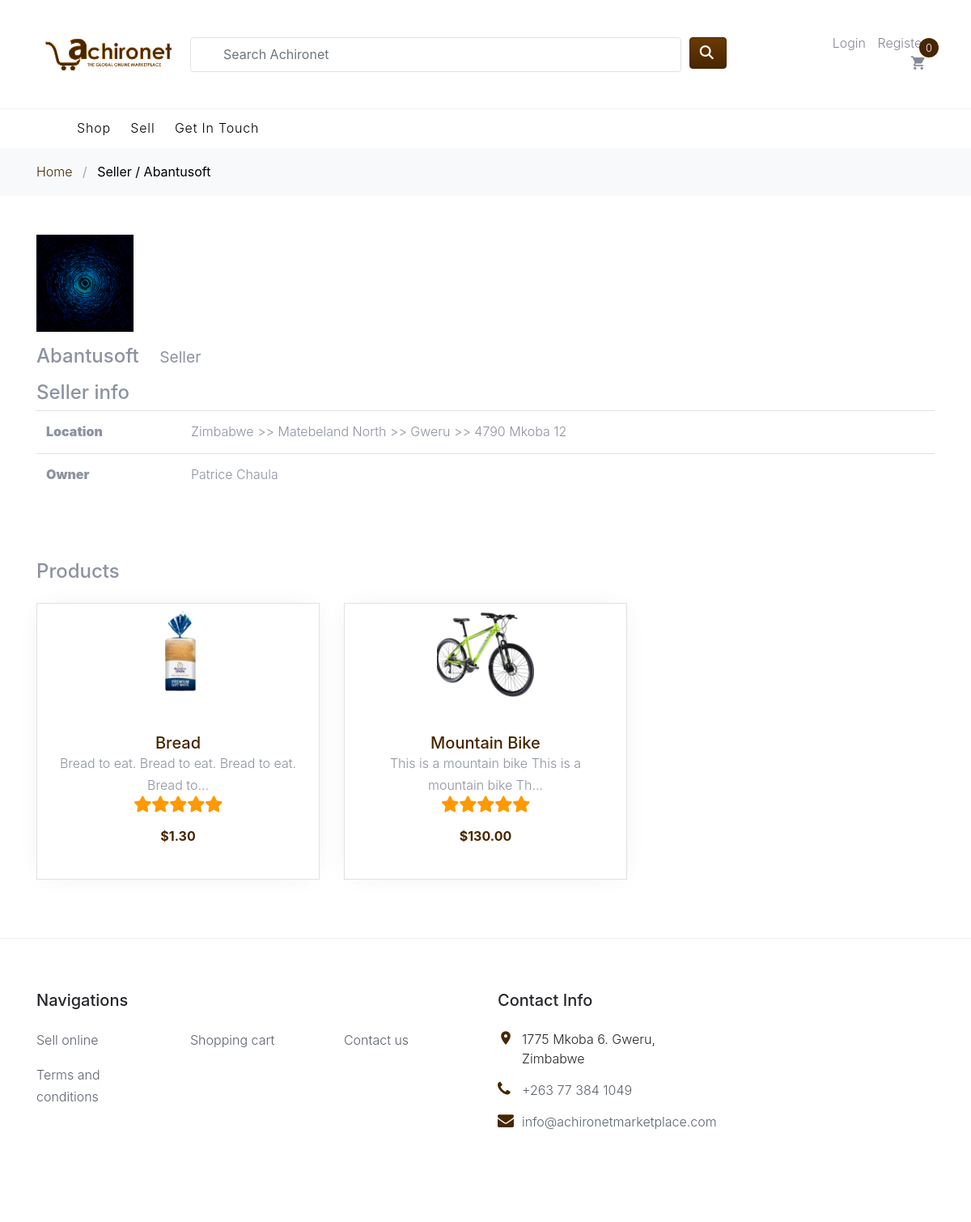
The page /users/seller-profile/1/ on the database its author committed.
### users/models.py (models this page shows, shortened)
class SellerProfile(models.Model):
    user = models.OneToOneField(
        User, null=True, blank=True, on_delete=models.CASCADE)
    tradename = models.CharField(max_length=45)
    firstname = models.CharField(max_length=45)
    lastname = models.CharField(max_length=45)
    company_name = models.CharField(max_length=90, blank=True)
    website = models.URLField(max_length=200, blank=True)
    phone_number = PhoneNumberField()
    email = models.EmailField(max_length=254)
    city = models.CharField(max_length=45)
    country = models.CharField(max_length=90)
    state = models.CharField(max_length=90)
    address = models.CharField(max_length=255)
    review_group = models.ForeignKey(
        'RequestReviewGroup', null=True, blank=True, on_delete=models.SET_NULL)
    brand_logo = models.OneToOneField(
        "Photo", null=True, blank=True, on_delete=models.SET_NULL)
    created = models.DateTimeField(auto_now_add=True)

class Photo(models.Model):
    file = models.ImageField(upload_to=RandomFileName("profile-images"), blank=True)
    description = models.CharField(max_length=255, blank=True)
    uploaded_at = models.DateTimeField(auto_now_add=True)
    class Meta:
        verbose_name = 'photo'
        verbose_name_plural = 'photos'

### shop/models.py (models this page shows, shortened)
class Product(models.Model):
    objects = ProductQuerySet.as_manager()
    category = models.ForeignKey(Category, related_name='products',
                                 on_delete=models.CASCADE)
    name = models.CharField(max_length=200, db_index=True)
    slug = models.SlugField(max_length=200, db_index=True)
    description = models.TextField(max_length=500)
    price = models.DecimalField(max_digits=10, decimal_places=2)
    available = models.BooleanField(default=True)
    published = models.BooleanField(default=False)
    created = models.DateTimeField(auto_now_add=True)
    updated = models.DateTimeField(auto_now=True)
    stock = models.IntegerField()
    search_keywords = models.CharField(max_length=500, blank=True)
    seller = models.ForeignKey(
        SellerProfile, related_name='stock', on_delete=models.CASCADE, null=True)
    class Meta:
        ordering = ('name',)
        index_together = (('id', 'slug'),)
    def get_absolute_url(self):
        return reverse('shop:product_detail', args=[self.id, self.slug])
    def get_short_description(self):
        return self.description[:50] + "..."
    def get_average_review(self):
        total = sum(review.score for review in self.review_set.all())
        avg = 0
        try:
            avg = (total / self.review_set.all().count())
        except ZeroDivisionError:
            avg = 0
        return int(avg)
    def get_rating_html(self):
        colored_stars = self.get_average_review()
        uncolored_stars = 5 - colored_stars
        colored_stars_string = ""
        uncolored_stars_string = ""
        counter = 0
        for i in range(1, colored_stars+1):
            colored_stars_string += '<span><input type="radio" name="rating" id="str{0}" value="{0}"><label style="color:#F90" id="label{0}" for="str{0}"><i class="fas fa-star"></i></label></span>'.format(
                i)
        for i in range(colored_stars+1, 6):
            uncolored_stars_string += '<span><input type="radio" name="rating" id="str{0}" value="{0}"><label id="label{0}" for="str{0}"><i class="fas fa-star"></i></label></span>'.format(
                i)
        return '<div class="product-rating">' + colored_stars_string + uncolored_stars_string + '</div>'

class ProductImage(models.Model):
    file = models.ImageField(
        upload_to=RandomFileName("product-images"), blank=True)
    description = models.CharField(max_length=255, blank=True)
    uploaded_at = models.DateTimeField(auto_now_add=True)
    product = models.ForeignKey(
        "Product", on_delete=models.CASCADE, related_name="images", null=True, blank=True)
    class Meta:
        verbose_name = 'image'
        verbose_name_plural = 'images'

class Review(models.Model):
    your_message = models.TextField(max_length=4000)
    score = models.IntegerField(
        validators=[
            MaxValueValidator(5),
            MinValueValidator(0)
        ]
    )
    created = models.DateTimeField(auto_now_add=True)
    product = models.ForeignKey(Product, on_delete=models.CASCADE)
    user_profile = models.ForeignKey(
        Profile, null=True, on_delete=models.SET_NULL)

### users/views.py (the view)
class SellerProfileView(DetailView):
    model = SellerProfile
    template_name = "users/seller_profile.html"
    context_object_name = 'seller'
    def get_context_data(self, **kwargs):
        context = super().get_context_data(**kwargs)
        context['products'] = self.object.stock.all()
        try:
            if self.request.user.sellerprofile == self.object:
                context['can_edit'] = True
        except Exception:
            pass
        return context

### users/templates/users/seller_profile.html (shortened to what this page needs)
{% extends "./base.html" %}
{% load static %}
{% load crispy_forms_tags %}
{% block view_name %}
   Seller / {{seller.tradename}}
{% endblock %}
{% block content %}
<div class="container">
    <div class="row py-5">
        <div class="col-xs-12 col-sm-12">
            <div class="panel panel-default">
                <div class="panel-body">
                    <div class="profile__avatar img-fluid">
                        <figure class="block-4-image">
                            <img class="img-fluid product-img" src="{{seller.brand_logo.file.url}}" alt="...">
                        </figure>
                    </div>
                    <div class="profile__header">
                        <h4>{{seller.tradename}}&nbsp; &nbsp;
                            <small>Seller</small> &nbsp; &nbsp;
             </h4>
                </div>
              </div>
            </div>
            <div class="panel panel-default">
                <div class="panel-heading">
                    <h4 class="panel-title">Seller info</h4>
                </div>
                <div class="panel-body">
                   <div class="table-responsive">
                    <table class="table profile__table">
                        <tbody>
                            <tr>
                                <th><strong>Location</strong></th>
                                <td>{{seller.country}} >> {{seller.state}} >> {{seller.city}} >> {{seller.address}}</td>
                            </tr>
                            <tr>
                                <th><strong>Owner</strong></th>
                                <td>{{seller.firstname}} {{seller.lastname}} </td>
                            </tr>
                        </tbody>
                    </table>
                    </div>
                </div>
            </div>
        </div>
    </div>
    <div class="panel panel-default">
        <div class="panel-heading">
            <h4 class="panel-title py-3">Products</h4>
        </div>
        <div class="panel-body">
            <div class="row mb-5">
                {% for product in products %}
                <div class="col-sm-6 col-lg-4 mb-4" data-aos="fade-up">
                    <div class="block-4 text-center product-item border">
                        <figure class="block-4-image">
                            <a href="{{ product.get_absolute_url }}"><img src="{{ product.images.first.file.url }}" alt="Image placeholder" class="img-fluid product-img"></a>
                        </figure>
                        <div class="block-4-text p-4">
                            <h3><a href="{{ product.get_absolute_url }}">{{ product.name }}</a></h3>
                            <p class="mb-0">{{ product.get_short_description }}</p>
                            <div class="mb-0 product-rating-wrapper">
                                {{ product.get_rating_html | safe }}
                            </div>
                            <p class="text-primary font-weight-bold">${{ product.price }}</p>
                        </div>
                    </div>
                </div>
                {% endfor %}
            </div>
        </div>
    </div>
</div>
{% endblock %}

### shop/static/css/style.css (style rules this page uses)
body { line-height: 1.7; color: #8c92a0; font-weight: 300; font-size: 16px; }
a { -webkit-transition: .3s all ease; -o-transition: .3s all ease; transition: .3s all ease; }
.block-4 { -webkit-box-shadow: 0 0 30px -10px rgba(0, 0, 0, 0.1); box-shadow: 0 0 30px -10px rgba(0, 0, 0, 0.1); background: #fff; }
.block-4 .block-4-text h3 { font-size: 20px; margin-bottom: 0; }
.block-4 .block-4-text h3 a { text-decoration: none; }
.text-center { text-align: center; }
body { background-color: #fff }
@media screen and (min-width:900px) { .product-img { height: 10vw; } }
.product-rating-wrapper { text-align: center; }
.product-rating { width: fit-content; display: inline-block; }
.product-rating span { position: relative; }
.product-rating span label { display: inline-block; width: 20px; height: 20px; text-align: center; color: #ccc; background: #fff; float: left; font-size: 20px; margin-right: 2px; line-height: 20px; }

### rows shown on the page
SellerProfile: tradename "Abantusoft", brand_logo.file (picture), country "Zimbabwe", state "Matebeland North", city "Gweru", address "4790 Mkoba 12", firstname "Patrice", lastname "Chaula"
Product: images.first.file (picture), name "Bread", get_short_description "Bread to eat. Bread to eat. Bread to eat. Bread to...", price "1.30"
Product: images.first.file (picture), name "Mountain Bike", get_short_description "This is a mountain bike This is a mountain bike Th...", price "130.00"
